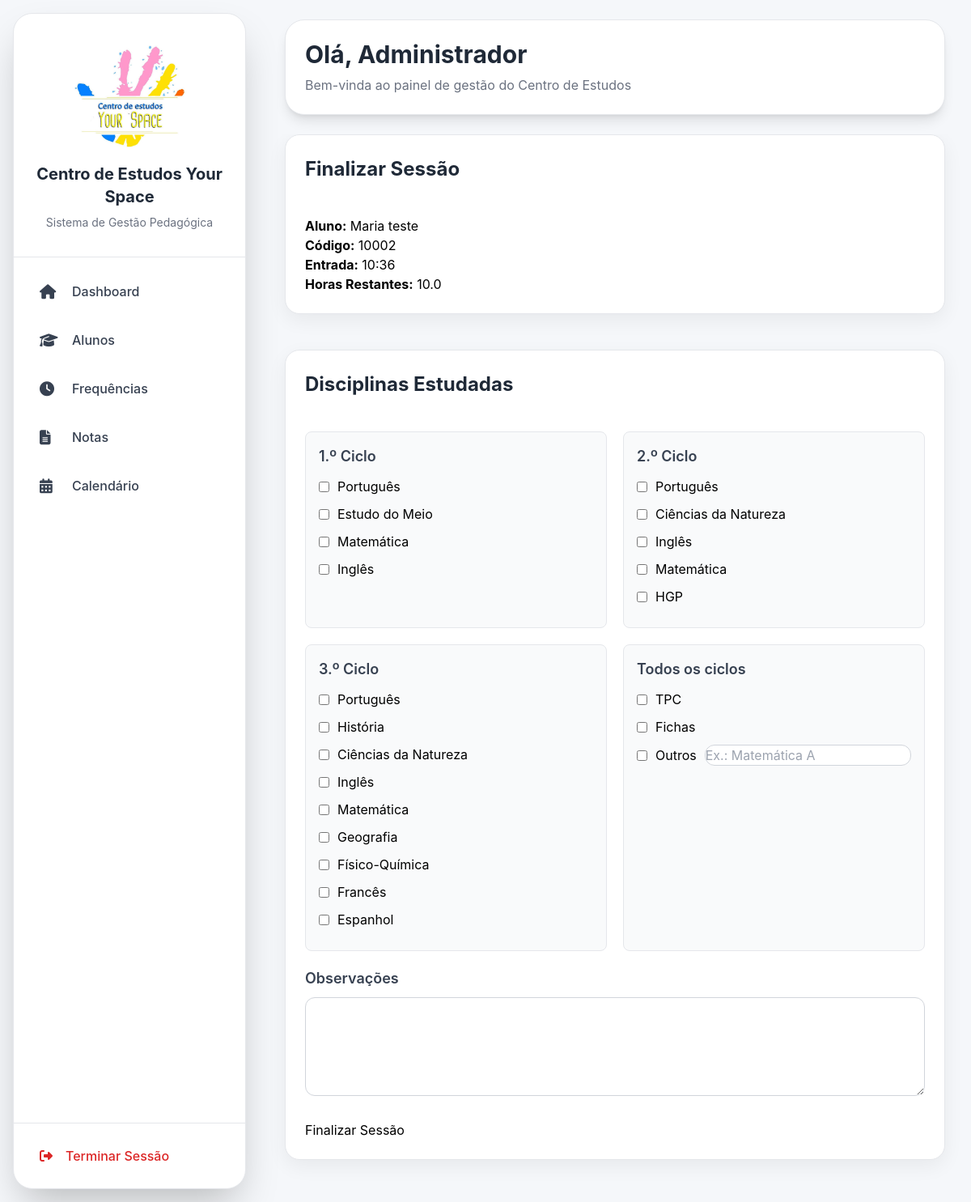
The app's page /frequencias/finalizar/1 with its own data.
### models/configuracao_centro.py (models this page shows)
class ConfiguracaoCentro(db.Model):
    __tablename__ = "configuracao_centro"
    id = db.Column(
        db.Integer,
        primary_key=True
    )
    nome_centro = db.Column(
        db.String(200),
        default=""
    )
    morada = db.Column(
        db.String(300),
        default=""
    )
    codigo_postal = db.Column(
        db.String(20),
        default=""
    )
    telefone = db.Column(
        db.String(50),
        default=""
    )
    whatsapp = db.Column(
        db.String(50),
        default=""
    )
    email = db.Column(
        db.String(200),
        default=""
    )
    logo = db.Column(
        db.String(300),
        default=""
    )

### models/aluno.py (models this page shows)
class Aluno(db.Model):
    __tablename__ = "alunos"
    id = db.Column(
        db.Integer,
        primary_key=True
    )
    codigo = db.Column(
        db.String(5),
        unique=True,
        nullable=False
    )
    nome = db.Column(
        db.String(150),
        nullable=False
    )
    data_nascimento = db.Column(
        db.String(20)
    )
    escola = db.Column(
        db.String(150)
    )
    ano_escolar = db.Column(
        db.String(50)
    )
    turma = db.Column(
        db.String(100)
    )
    encarregado = db.Column(
        db.String(150),
        nullable=False
    )
    telefone = db.Column(
        db.String(30),
        nullable=False
    )
    email = db.Column(
        db.String(150)
    )
    pacote_horas = db.Column(
        db.Float,
        default=0
    )
    horas_restantes = db.Column(
        db.Float,
        default=0
    )
    ativo = db.Column(
        db.Boolean,
        default=True
    )
    observacoes_pedagogicas = db.Column(
        db.Text
    )
    necessidades = db.relationship(
        "Necessidade",
        secondary=aluno_necessidades,
        lazy="subquery",
        backref=db.backref(
            "alunos",
            lazy=True
        )
    )
    objetivos = db.relationship(
        "Objetivo",
        secondary=aluno_objetivos,
        lazy="subquery",
        backref=db.backref(
            "alunos",
            lazy=True
        )
    )
    testes = db.relationship(
        "Teste",
        backref="aluno",
        lazy=True
    )

### models/frequencia.py (models this page shows)
class Frequencia(db.Model):
    __tablename__ = "frequencias"
    id = db.Column(
        db.Integer,
        primary_key=True
    )
    aluno_id = db.Column(
        db.Integer,
        db.ForeignKey("alunos.id"),
        nullable=False
    )
    data = db.Column(
        db.String(20),
        nullable=False
    )
    hora_entrada = db.Column(
        db.String(10)
    )
    hora_saida = db.Column(
        db.String(10)
    )
    duracao_horas = db.Column(
        db.Float,
        default=0
    )
    disciplinas = db.Column(
        db.Text
    )
    observacoes = db.Column(
        db.Text
    )
    aluno = db.relationship(
        "Aluno",
        backref="frequencias"
    )

### routes/frequencias.py (the view, shortened to what this page needs)
@frequencias_bp.route(
    "/frequencias/finalizar/<int:frequencia_id>",
    methods=["GET", "POST"]
)
def finalizar_frequencia(
    frequencia_id
):
    frequencia = (
        Frequencia.query.get_or_404(
            frequencia_id
        )
    )
    aluno = frequencia.aluno
    return render_template(
        "finalizar_frequencia.html",
        frequencia=frequencia,
        aluno=aluno
    )

### app.py (called while the page is built)
@app.context_processor
def inject_configuracao():
    configuracao = ConfiguracaoCentro.query.first()
    return dict(
        configuracao_global=configuracao
    )

### templates/finalizar_frequencia.html (shortened to what this page needs)
{% extends "base.html" %}
{% block conteudo %}
<div class="card">
    <h2>Finalizar Sessão</h2>
    <br>
    <p>
        <strong>Aluno:</strong>
        {{ aluno.nome }}
    </p>
    <p>
        <strong>Código:</strong>
        {{ aluno.codigo }}
    </p>
    <p>
        <strong>Entrada:</strong>
        {{ frequencia.hora_entrada }}
    </p>
    <p>
        <strong>Horas Restantes:</strong>
        {{ aluno.horas_restantes }}
    </p>
</div>
<br>
<div class="card">
    <form method="POST">
        <h2>Disciplinas Estudadas</h2>
        <br>
        <div class="grelha-disciplinas">
            <div class="grupo-disciplinas">
                <h3>1.º Ciclo</h3>
                <label class="opcao-disciplina">
                    <input type="checkbox" name="disciplinas" value="Português">
                    Português
                </label>
                <label class="opcao-disciplina">
                    <input type="checkbox" name="disciplinas" value="Estudo do Meio">
                    Estudo do Meio
                </label>
                <label class="opcao-disciplina">
                    <input type="checkbox" name="disciplinas" value="Matemática">
                    Matemática
                </label>
                <label class="opcao-disciplina">
                    <input type="checkbox" name="disciplinas" value="Inglês">
                    Inglês
                </label>
            </div>
            <div class="grupo-disciplinas">
                <h3>2.º Ciclo</h3>
                <label class="opcao-disciplina">
                    <input type="checkbox" name="disciplinas" value="Português">
                    Português
                </label>
                <label class="opcao-disciplina">
                    <input type="checkbox" name="disciplinas" value="Ciências da Natureza">
                    Ciências da Natureza
                </label>
                <label class="opcao-disciplina">
                    <input type="checkbox" name="disciplinas" value="Inglês">
                    Inglês
                </label>
                <label class="opcao-disciplina">
                    <input type="checkbox" name="disciplinas" value="Matemática">
                    Matemática
                </label>
                <label class="opcao-disciplina">
                    <input type="checkbox" name="disciplinas" value="HGP">
                    HGP
                </label>
            </div>
            <div class="grupo-disciplinas">
                <h3>3.º Ciclo</h3>
                <label class="opcao-disciplina">
                    <input type="checkbox" name="disciplinas" value="Português">
                    Português
                </label>
                <label class="opcao-disciplina">
                    <input type="checkbox" name="disciplinas" value="História">
                    História
                </label>
                <label class="opcao-disciplina">
                    <input type="checkbox" name="disciplinas" value="Ciências da Natureza">
                    Ciências da Natureza
                </label>
                <label class="opcao-disciplina">
                    <input type="checkbox" name="disciplinas" value="Inglês">
                    Inglês
                </label>
                <label class="opcao-disciplina">
                    <input type="checkbox" name="disciplinas" value="Matemática">
                    Matemática
                </label>
                <label class="opcao-disciplina">
                    <input type="checkbox" name="disciplinas" value="Geografia">
                    Geografia
                </label>
                <label class="opcao-disciplina">
                    <input type="checkbox" name="disciplinas" value="Físico-Química">
                    Físico-Química
                </label>
                <label class="opcao-disciplina">
                    <input type="checkbox" name="disciplinas" value="Francês">
                    Francês
                </label>
                <label class="opcao-disciplina">
                    <input type="checkbox" name="disciplinas" value="Espanhol">
                    Espanhol
                </label>
            </div>
            <div class="grupo-disciplinas">
                <h3>Todos os ciclos</h3>
                <label class="opcao-disciplina">
                    <input type="checkbox" name="disciplinas" value="TPC">
                    TPC
                </label>
                <label class="opcao-disciplina">
                    <input type="checkbox" name="disciplinas" value="Fichas">
                    Fichas
                </label>
                <div class="opcao-outros">
                    <label>
                        <input type="checkbox" name="disciplinas" value="Outros">
                        Outros
                    </label>
                    <input
                        type="text"
                        name="outros_descricao"
                        placeholder="Ex.: Matemática A"
                    >
                </div>
            </div>
        </div>
        <div class="observacoes-saida">
            <h3>Observações</h3>
            <textarea
                name="observacoes"
                rows="5"
            ></textarea>
        </div>
        <br>
        <button type="submit">
            Finalizar Sessão
        </button>
    </form>
</div>
{% endblock %}

### templates/base.html (shortened to what this page needs)
<!DOCTYPE html>
<html lang="pt">
<head>
    <script src="https://cdn.tailwindcss.com"></script>
    <link rel="stylesheet"
          href="https://cdnjs.cloudflare.com/ajax/libs/font-awesome/6.4.0/css/all.min.css">
</head>
<body class="flex h-screen overflow-hidden">
    <div class="w-72 bg-white flex flex-col justify-between m-4 rounded-3xl shadow-2xl border border-gray-200">
        <div>
            <div class="px-6 py-8 border-b border-gray-200 text-center">
    {% if configuracao_global and configuracao_global.logo %}
        <img
            src="{{ url_for('static', filename='logos/' + configuracao_global.logo) }}"
            alt="Logótipo"
            style="
                width:140px;
                height:140px;
                object-fit:contain;
                margin:0 auto 12px auto;
            "
        >
    {% endif %}
    <h1 class="text-xl font-bold text-gray-800">
        {% if configuracao_global and configuracao_global.nome_centro %}
            {{ configuracao_global.nome_centro }}
        {% else %}
            Centro de Estudos
        {% endif %}
    </h1>
    <p class="text-sm text-gray-500 mt-2">
        Sistema de Gestão Pedagógica
    </p>
</div>
            <nav class="p-4 space-y-2">
                <a href="/"
                   class="flex items-center gap-4 px-4 py-3 rounded-2xl text-gray-700 hover:bg-blue-50 hover:text-blue-700 transition-all">
                    <i class="fa-solid fa-house text-lg w-6"></i>
                    <span class="font-medium text-base">Dashboard</span>
                </a>
                <a href="/alunos"
                   class="flex items-center gap-4 px-4 py-3 rounded-2xl text-gray-700 hover:bg-blue-50 hover:text-blue-700 transition-all">
                    <i class="fa-solid fa-graduation-cap text-lg w-6"></i>
                    <span class="font-medium text-base">Alunos</span>
                </a>
                <a href="/frequencias"
                   class="flex items-center gap-4 px-4 py-3 rounded-2xl text-gray-700 hover:bg-blue-50 hover:text-blue-700 transition-all">
                    <i class="fa-solid fa-clock text-lg w-6"></i>
                    <span class="font-medium text-base">Frequências</span>
                </a>
                <a href="/notas"
                   class="flex items-center gap-4 px-4 py-3 rounded-2xl text-gray-700 hover:bg-blue-50 hover:text-blue-700 transition-all">
                    <i class="fa-solid fa-file-lines text-lg w-6"></i>
                    <span class="font-medium text-base">Notas</span>
                </a>
                <a href="/calendario"
                   class="flex items-center gap-4 px-4 py-3 rounded-2xl text-gray-700 hover:bg-blue-50 hover:text-blue-700 transition-all">
                    <i class="fa-solid fa-calendar-days text-lg w-6"></i>
                    <span class="font-medium text-base">Calendário</span>
                </a>
            </nav>
        </div>
        <div class="p-4 border-t border-gray-200">
            <a href="{{ url_for('logout') }}"
               class="flex items-center gap-4 px-4 py-3 rounded-2xl text-red-600 hover:bg-red-50 transition-all">
                <i class="fa-solid fa-right-from-bracket"></i>
                <span class="font-medium">
                    Terminar Sessão
                </span>
            </a>
        </div>
    </div>
    <div class="flex-1 flex flex-col overflow-hidden">
        <header class="px-8 py-6">
            <div class="bg-white rounded-3xl shadow-lg p-6 border border-gray-200">
                <h2 class="text-3xl font-bold text-gray-800">
                    Olá, {{ session.get('nome', 'Administrador') }}
                </h2>
                <p class="text-gray-500 mt-2">
                    Bem-vinda ao painel de gestão do Centro de Estudos
                </p>
            </div>
        </header>
        <main class="flex-1 overflow-y-auto px-8 pb-8">
            {% block conteudo %}
            {% endblock %}
        </main>
    </div>
</body>
</html>

### templates/base.html (style rules this page uses)
body { background:#f5f7fa; font-family:'Inter',sans-serif; }
.card { background:white; border-radius:18px; padding:24px; box-shadow:0 8px 24px rgba(0,0,0,0.06); margin-bottom:20px; border:1px solid #e5e7eb; }
.card h2 { font-size:24px; font-weight:700; margin-bottom:16px; color:#1f2937; }
.card h3 { font-size:18px; font-weight:600; margin-bottom:10px; color:#374151; }
input, select, textarea { width:100%; padding:12px; border:1px solid #d1d5db; border-radius:12px; margin-bottom:12px; background:white; }
button { background:#2563eb; color:white; border:none; padding:12px 20px; border-radius:12px; cursor:pointer; font-weight:600; }
a { text-decoration:none; }

### templates/finalizar_frequencia.html (style rules this page uses)
.grelha-disciplinas { display:grid; grid-template-columns:repeat(2, minmax(260px, 1fr)); gap:20px; }
.grupo-disciplinas { border:1px solid #e5e7eb; background:#f9fafb; padding:16px; border-radius:8px; }
.grupo-disciplinas h3 { margin-bottom:12px; }
.opcao-disciplina { display:flex; align-items:center; gap:10px; margin-bottom:10px; }
.opcao-disciplina input { width:auto; margin:0; }
.opcao-outros { display:grid; grid-template-columns:auto minmax(180px, 1fr); align-items:center; gap:10px; margin-bottom:10px; }
.opcao-outros label { display:flex; align-items:center; gap:10px; }
.opcao-outros input[type="checkbox"] { width:auto; margin:0; }
.opcao-outros input[type="text"] { margin:0; }
.observacoes-saida { margin-top:20px; }

### records on screen
ConfiguracaoCentro: logo (picture), nome_centro "Centro de Estudos Your Space"
Aluno: nome "Maria teste", codigo "10002", horas_restantes "10.0"
Frequencia: hora_entrada "10:36"

### other values on screen
{{ session.get('nome', 'Administrador') }} "Administrador"
